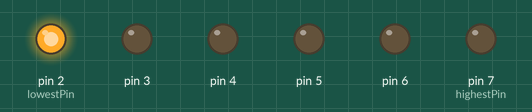
Simulated run of this sketch. Board: Arduino Uno, built with avr-gcc and run on an emulated ATmega328P. Shown: output pins drawn as LEDs (lit = HIGH).

Above: at 0.05 s.
At 0.55 s:
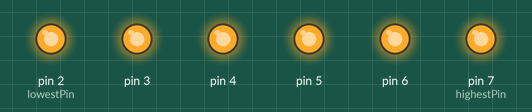
At 1.35 s:
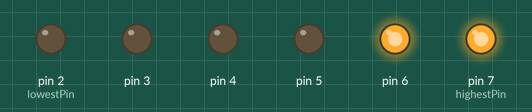
At 2.75 s:
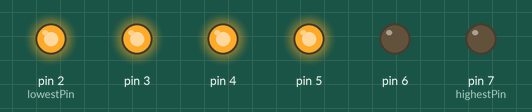
At 4.05 s:
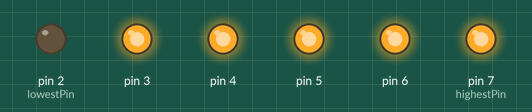
At 5.45 s:
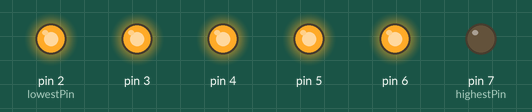
Timing chart, 0 to 5.8 s (numbered marks = the images above):
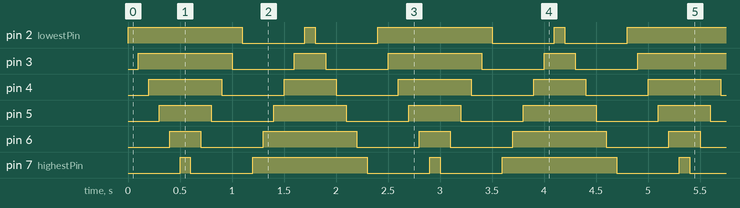

The sketch:

LED_Flowing_Lights.ino
```cpp
/**************************************/
const int lowestPin = 2;//the lowest one attach to
const int highestPin = 7;//the highest one attach to
/**************************************/
void setup()
{
  //set pins 1 through 6 as output
  for(int thisPin = lowestPin;thisPin <= highestPin;thisPin++)
  {
     pinMode(thisPin,OUTPUT); //initialize thisPin as an output
  }
}
/****************************************/
void loop()
{
  //iterate over the pins
  //turn the led on from lowest to the highest
  for(int thisPin = lowestPin;thisPin <= highestPin;thisPin++)
  {
    digitalWrite(thisPin,HIGH);//turn this led on
    delay(100);//wait for 100 microseconds
  }
  //fade from the highest to the lowest
  for(int thisPin = highestPin;thisPin>=lowestPin;thisPin--)
  {
    digitalWrite(thisPin,LOW);//turn this led off
    delay(100);//wait for 100 microseconds
  }
  for(int thisPin = highestPin;thisPin>=lowestPin;thisPin--)
  {
    digitalWrite(thisPin,HIGH);//turn this led off
    delay(100);//wait for 100 microseconds
  }
  for(int thisPin = lowestPin;thisPin <= highestPin;thisPin++)
  {
    digitalWrite(thisPin,LOW);//turn this led on
    delay(100);//wait for 100 microseconds
  }
}
```

Measured:
- by itself, pin 2 (lowestPin): repeats every 2.4 s: LOW 0.60 s, HIGH 0.10 s, LOW 0.60 s, HIGH 1.1 s
- by itself, pin 3: repeats every 2.4 s: LOW 0.60 s, HIGH 0.30 s, LOW 0.60 s, HIGH 0.90 s
- by itself, pin 4: repeats every 2.4 s: LOW 0.60 s, HIGH 0.50 s, LOW 0.60 s, HIGH 0.70 s
- by itself, pin 5: repeats every 2.4 s: LOW 0.60 s, HIGH 0.70 s, LOW 0.60 s, HIGH 0.50 s
- by itself, pin 6: repeats every 2.4 s: LOW 0.60 s, HIGH 0.90 s, LOW 0.60 s, HIGH 0.30 s
- by itself, pin 7 (highestPin): repeats every 2.4 s: LOW 0.60 s, HIGH 1.1 s, LOW 0.60 s, HIGH 0.10 s
